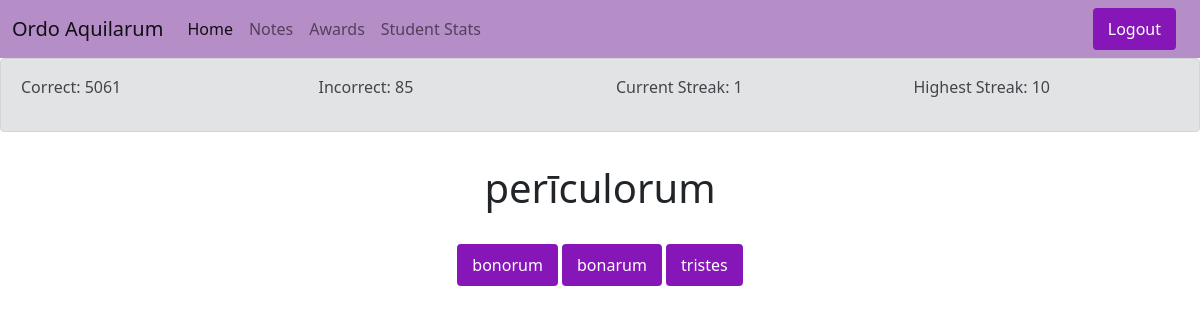
/question (signed in), run on an earlier commit of the app's database.
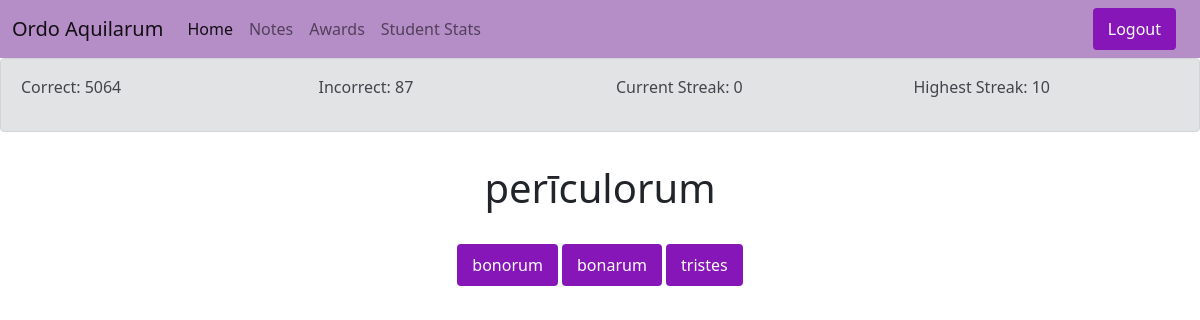
And on a later commit of the database.
### user_app/models.py (models this page shows, shortened)
class CustomUser(models.Model):
  user = models.OneToOneField(User, on_delete=models.CASCADE)
  correct = models.IntegerField(default=0)
  incorrect = models.IntegerField(default=0)
  points = models.IntegerField(default=0)
  first_bon_incor = models.IntegerField(default=0)
  second_bon_incor = models.IntegerField(default=0)
  third_bon_incor = models.IntegerField(default=0)
  fourth_bon_incor = models.IntegerField(default=0)
  fifth_bon_incor = models.IntegerField(default=0)
  first_tris_incor = models.IntegerField(default=0)
  second_tris_incor = models.IntegerField(default=0)
  third_tris_incor = models.IntegerField(default=0)
  fourth_tris_incor = models.IntegerField(default=0)
  fifth_tris_incor = models.IntegerField(default=0)
  previous_question = models.ForeignKey(Question, on_delete=models.CASCADE, default=1)
  streak = models.IntegerField(default=0)
  highest_streak = models.IntegerField(default=0)
  class Meta:
    permissions = [("check_students", "Can view student stats")]

### user_app/views.py (the view, shortened to what this page needs)
# urls.py: path("question", views.question, name="question"),
@login_required
def question(request):
  type = random.randint(1,2)
  outcome = ""
  if type == 1:
    name = request.user
    usern = CustomUser.objects.get(user=name)
    if request.method == "POST":
      objects = []
      possible = []
      for object in Question.objects.all():
        objects.append(object)
      if request.POST["result"] == "correct":
        selection = random.choice(objects)
        usern.previous_question = selection
        outcome = "correct"
        usern.streak += 1
        if usern.streak > usern.highest_streak:
          usern.highest_streak = usern.streak
        current_correct = usern.correct
        usern.correct = current_correct + 1
        usern.save()
      else:
        selection = usern.previous_question
        outcome = "incorrect"
        usern.streak = 0
        previous_q = usern.previous_question
        current_incorrect = usern.incorrect
        usern.incorrect = current_incorrect + 1
        usern.save()
        if previous_q.id in range(1,590):
          current_bon_incorrect = usern.first_bon_incor
          usern.first_bon_incor = current_bon_incorrect+1
          ("added to first bon")
          usern.save()
        elif previous_q.id in range(591, 1440):
          current_bon_incorrect = usern.second_bon_incor
          usern.second_bon_incor = current_bon_incorrect +1
          ("added to second bon")
          usern.save()
        elif previous_q.id in range(1441,2980):
          current_bon_incorrect = usern.third_bon_incor
          usern.third_bon_incor = current_bon_incorrect +1
          ("added to third bon")
          usern.save()
        elif previous_q.id in range(2981, 3170):
          current_bon_incorrect = usern.fourth_bon_incor
          usern.fourth_bon_incor = current_bon_incorrect +1
          ("added to fourth bon")
          usern.save()
        elif previous_q.id in range(3171, 3240):
          current_bon_incorrect = usern.fifth_bon_incor
          usern.fifth_bon_incor = current_bon_incorrect +1
          ("added to fifth bon")
          usern.save()
        elif previous_q.id in range(3241,3830):
          current_trist_incorrect = usern.first_tris_incor
          usern.first_tris_incor = current_trist_incorrect + 1
          ("added to first trist")
          usern.save()
        elif previous_q.id in range(3831, 4680):
          current_trist_incorrect = usern.second_tris_incor
          usern.second_tris_incor = current_trist_incorrect + 1
          ("added to second trist")
          usern.save()
        elif previous_q.id in range(4681, 6220):
          current_trist_incorrect = usern.third_tris_incor
          usern.third_tris_incor = current_trist_incorrect + 1
          ("added to third trist")
          usern.save()
        elif previous_q.id in range(6221, 6410):
          current_trist_incorrect = usern.fourth_tris_incor
          usern.fourth_tris_incor = current_trist_incorrect + 1
          ("added to fourth trist")
          usern.save()
        else:
          current_trist_incorrect = usern.fifth_tris_incor
          usern.fifth_tris_incor = current_trist_incorrect + 1
          ("added to fifth trist")
          usern.save()
      (request.POST["result"])
    else:
      objects = []
      possible = []
      for object in Question.objects.all():
        objects.append(object)
      selection = random.choice(objects)
    for object in objects:
      if object.noun == selection.noun:
        possible.append(object)
    return render(request, "user_app/question.html", { 'term': selection, 'possible': possible, 'outcome': outcome, 'stats': usern})
  else:
    objects = []
    possible = []
    for object in Question.objects.all():
      objects.append(object)
    name = request.user
    usern = CustomUser.objects.get(user=name)
    if request.method == "POST":
      if request.POST["result"] == "correct":
        selection = random.choice(objects)
        outcome = "correct"
        usern.streak += 1
        if usern.streak > usern.highest_streak:
          usern.highest_streak = usern.streak
        current_correct = usern.correct
        usern.correct = current_correct + 1
        usern.save()
      else:
        selection = usern.previous_question
        usern.streak = 0
        outcome = "incorrect"
        previous_q = usern.previous_question
        current_incorrect = usern.incorrect
        usern.incorrect = current_incorrect + 1
        usern.previous_question = selection
        usern.save()
        if previous_q.id in range(1,590):
          current_bon_incorrect = usern.first_bon_incor
          usern.first_bon_incor = current_bon_incorrect+1
          usern.save()
        elif previous_q.id in range(591, 1440):
          current_bon_incorrect = usern.second_bon_incor
          usern.second_bon_incor = current_bon_incorrect +1
          usern.save()
        elif previous_q.id in range(1441,2980):
          current_bon_incorrect = usern.third_bon_incor
          usern.third_bon_incor = current_bon_incorrect +1
          usern.save()
        elif previous_q.id in range(2981, 3170):
          current_bon_incorrect = usern.fourth_bon_incor
          usern.fourth_bon_incor = current_bon_incorrect +1
          usern.save()
        elif previous_q.id in range(3171, 3240):
          current_bon_incorrect = usern.fifth_bon_incor
          usern.fifth_bon_incor = current_bon_incorrect +1
          usern.save()
        elif previous_q.id in range(3241,3830):
          current_trist_incorrect = usern.first_tris_incor
          usern.first_tris_incor = current_trist_incorrect + 1
          usern.save()
        elif previous_q.id in range(3831, 4680):
          current_trist_incorrect = usern.second_tris_incor
          usern.second_tris_incor = current_trist_incorrect + 1
          usern.save()
        elif previous_q.id in range(4681, 6220):
          current_trist_incorrect = usern.third_tris_incor
          usern.third_tris_incor = current_trist_incorrect + 1
          usern.save()
        elif previous_q.id in range(6221, 6410):
          current_trist_incorrect = usern.fourth_tris_incor
          usern.fourth_tris_incor = current_trist_incorrect + 1
          usern.save()
        else:
          current_trist_incorrect = usern.fifth_tris_incor
          usern.fifth_tris_incor = current_trist_incorrect + 1
          usern.save()
    else:
      selection = usern.previous_question
    objects.remove(selection)
    term = selection.noun.split()
    incorrect1 = random.choice(objects)
    objects.remove(incorrect1)
    incorrect1_l = incorrect1.noun.split()
    while incorrect1.case == selection.case and incorrect1.gender == selection.gender:
      if incorrect1_l[-1] == term[-1]:
        incorrect1 = random.choice(objects)
        objects.remove(incorrect1)
        incorrect1_l = incorrect1.noun.split()
    incorrect2 = random.choice(objects)
    incorrect2_l = incorrect2.noun.split()
    location = random.randint(1,3)
    return render(request, "user_app/adj_question.html", { 'term': term[0], 'outcome': outcome, 'correct': term[-1], 'incorrect1': incorrect1_l[-1], 'incorrect2': incorrect2_l[-1], 'location': location, 'stats': usern})

### user_app/templates/user_app/adj_question.html (shortened to what this page needs)
{% extends 'base.html' %}
{% block content %}
<nav class="navbar navbar-light navbar-expand-lg" style="background-color: #b58dc7;">
  <div class="container-fluid">
    <a class="navbar-brand" href="{% url 'index' %}">Ordo Aquilarum</a>
    <div class="collapse navbar-collapse" id="navbarNav">
      <ul class="navbar-nav">
        <li class="nav-item">
          <a class="nav-link active" aria-current="page" href="{% url 'index' %}">Home</a>
        </li>
        <li class="nav-item">
          <a class="nav-link" href="{% url 'notes' %}">Notes</a>
        </li>
        <li class="nav-item">
          <a class="nav-link" href="{% url 'awards' %}">Awards</a>
        </li>
        {% if perms.user_app.check_students %}
        <li class="nav-item">
          <a class="nav-link" href="{% url 'student_stats' %}">Student Stats</a>
        </li>
        {% endif %}
      </ul>
      <ul class="navbar-nav ms-auto">
        <form class="container-fluid justify-content-start">
    {% if not user.is_authenticated %}
    <a class="btn btn-primary" roll="button" href="{% url 'login' %}">Login</a>
    {% else %}
    <a class="btn btn-primary" roll="button" href="{% url 'log_out' %}">Logout</a>
    {% endif %}
        </form>
      </ul>
    </div>
  </div>
</nav>
<div class="alert alert-secondary" role="alert">
  <div class="row">
    <div class="col">
      <p>Correct: {{stats.correct}}</p>
    </div>
    <div class="col">
      <p>Incorrect: {{stats.incorrect}}</p>
    </div>
    <div class="col">
      <p>Current Streak: {{stats.streak}}</p>
    </div>
    <div class="col">
      <p>Highest Streak: {{stats.highest_streak}}</p>
    </div>
  </div>
</div>
<div class="container text-center">
  <h1>{{ term }}</h1>
</div>
<div class="container d-flex justify-content-center">
  <div class="row">
  <div class="col">
  <form method="post" id="q" class="align-content-center">
    {% if location == 1 %}
    <input type="button" class="btn btn-primary" value="{{correct}}" name="correct" onclick="checkAnswer(this.name)">
    <input type="button" class="btn btn-primary" value="{{incorrect1}}" name="incorrect" onclick="checkAnswer(this.name)">
    <input type="button" class="btn btn-primary" value="{{incorrect2}}" name="incorrect2" onclick="checkAnswer(this.name)">
    {% endif %}
  </form>
  </div>
  </div>
</div>
{% endblock %}

What changed in the data, as far as the page shows it:
changed CustomUser: correct "5061" → "5064"; incorrect "85" → "87"; streak "1" → "0"
